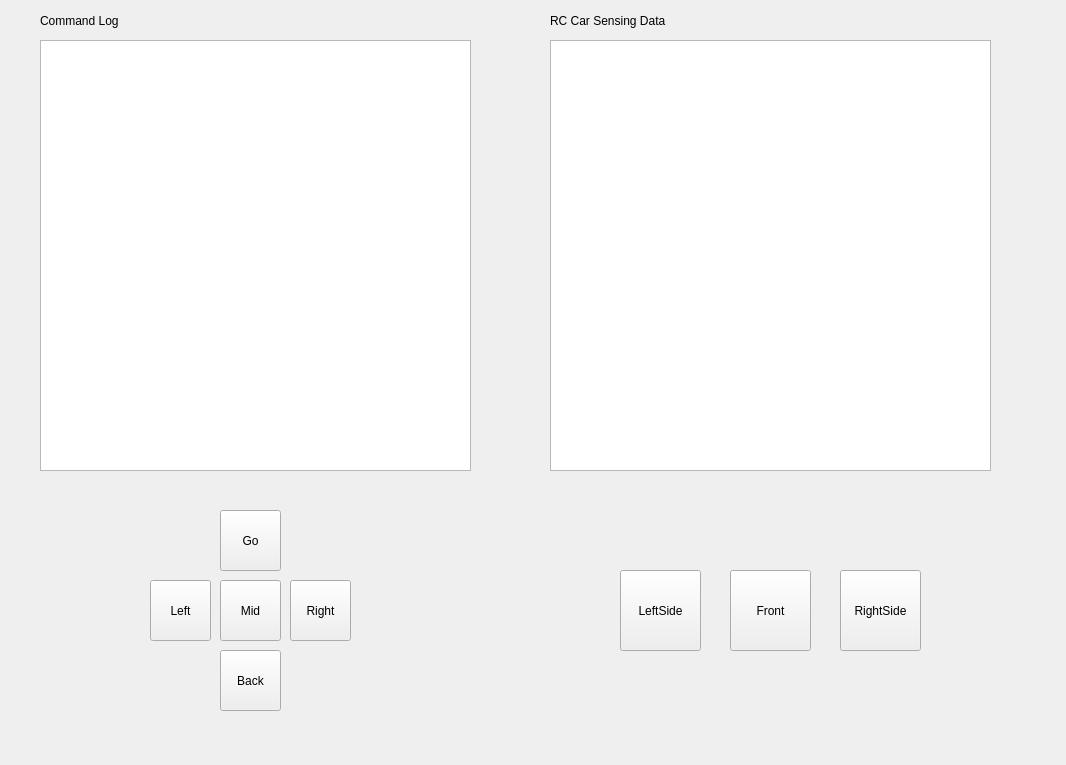
<?xml version="1.0" encoding="UTF-8"?>
<ui version="4.0">
 <class>MainWindow</class>
 <widget class="QMainWindow" name="MainWindow">
  <property name="geometry">
   <rect>
    <x>0</x>
    <y>0</y>
    <width>1066</width>
    <height>765</height>
   </rect>
  </property>
  <property name="windowTitle">
   <string>MainWindow</string>
  </property>
  <widget class="QWidget" name="centralwidget">
   <widget class="QPlainTextEdit" name="text">
    <property name="geometry">
     <rect>
      <x>40</x>
      <y>40</y>
      <width>431</width>
      <height>431</height>
     </rect>
    </property>
   </widget>
   <widget class="QPushButton" name="btn_go">
    <property name="geometry">
     <rect>
      <x>220</x>
      <y>510</y>
      <width>61</width>
      <height>61</height>
     </rect>
    </property>
    <property name="text">
     <string>Go</string>
    </property>
   </widget>
   <widget class="QPushButton" name="btn_mid">
    <property name="geometry">
     <rect>
      <x>220</x>
      <y>580</y>
      <width>61</width>
      <height>61</height>
     </rect>
    </property>
    <property name="text">
     <string>Mid</string>
    </property>
   </widget>
   <widget class="QPushButton" name="btn_left">
    <property name="geometry">
     <rect>
      <x>150</x>
      <y>580</y>
      <width>61</width>
      <height>61</height>
     </rect>
    </property>
    <property name="text">
     <string>Left</string>
    </property>
   </widget>
   <widget class="QPushButton" name="btn_right">
    <property name="geometry">
     <rect>
      <x>290</x>
      <y>580</y>
      <width>61</width>
      <height>61</height>
     </rect>
    </property>
    <property name="text">
     <string>Right</string>
    </property>
   </widget>
   <widget class="QPushButton" name="btn_back">
    <property name="geometry">
     <rect>
      <x>220</x>
      <y>650</y>
      <width>61</width>
      <height>61</height>
     </rect>
    </property>
    <property name="text">
     <string>Back</string>
    </property>
   </widget>
   <widget class="QLabel" name="label">
    <property name="geometry">
     <rect>
      <x>40</x>
      <y>10</y>
      <width>121</width>
      <height>22</height>
     </rect>
    </property>
    <property name="text">
     <string>Command Log</string>
    </property>
   </widget>
   <widget class="QPlainTextEdit" name="text2">
    <property name="geometry">
     <rect>
      <x>550</x>
      <y>40</y>
      <width>441</width>
      <height>431</height>
     </rect>
    </property>
   </widget>
   <widget class="QLabel" name="label_2">
    <property name="geometry">
     <rect>
      <x>550</x>
      <y>10</y>
      <width>251</width>
      <height>22</height>
     </rect>
    </property>
    <property name="text">
     <string>RC Car Sensing Data</string>
    </property>
   </widget>
   <widget class="QPushButton" name="pushButton">
    <property name="geometry">
     <rect>
      <x>620</x>
      <y>570</y>
      <width>81</width>
      <height>81</height>
     </rect>
    </property>
    <property name="text">
     <string>LeftSide</string>
    </property>
   </widget>
   <widget class="QPushButton" name="pushButton_2">
    <property name="geometry">
     <rect>
      <x>730</x>
      <y>570</y>
      <width>81</width>
      <height>81</height>
     </rect>
    </property>
    <property name="text">
     <string>Front</string>
    </property>
   </widget>
   <widget class="QPushButton" name="pushButton_3">
    <property name="geometry">
     <rect>
      <x>840</x>
      <y>570</y>
      <width>81</width>
      <height>81</height>
     </rect>
    </property>
    <property name="text">
     <string>RightSide</string>
    </property>
   </widget>
  </widget>
 </widget>
 <resources/>
 <connections>
  <connection>
   <sender>btn_go</sender>
   <signal>clicked()</signal>
   <receiver>MainWindow</receiver>
   <slot>clickedGo()</slot>
   <hints>
    <hint type="sourcelabel">
     <x>257</x>
     <y>535</y>
    </hint>
    <hint type="destinationlabel">
     <x>315</x>
     <y>373</y>
    </hint>
   </hints>
  </connection>
  <connection>
   <sender>btn_left</sender>
   <signal>clicked()</signal>
   <receiver>MainWindow</receiver>
   <slot>clickedLeft()</slot>
   <hints>
    <hint type="sourcelabel">
     <x>181</x>
     <y>609</y>
    </hint>
    <hint type="destinationlabel">
     <x>36</x>
     <y>461</y>
    </hint>
   </hints>
  </connection>
  <connection>
   <sender>btn_mid</sender>
   <signal>clicked()</signal>
   <receiver>MainWindow</receiver>
   <slot>clickedMid()</slot>
   <hints>
    <hint type="sourcelabel">
     <x>239</x>
     <y>597</y>
    </hint>
    <hint type="destinationlabel">
     <x>68</x>
     <y>397</y>
    </hint>
   </hints>
  </connection>
  <connection>
   <sender>btn_right</sender>
   <signal>clicked()</signal>
   <receiver>MainWindow</receiver>
   <slot>clickedRight()</slot>
   <hints>
    <hint type="sourcelabel">
     <x>330</x>
     <y>603</y>
    </hint>
    <hint type="destinationlabel">
     <x>344</x>
     <y>413</y>
    </hint>
   </hints>
  </connection>
  <connection>
   <sender>btn_back</sender>
   <signal>clicked()</signal>
   <receiver>MainWindow</receiver>
   <slot>clickedBack()</slot>
   <hints>
    <hint type="sourcelabel">
     <x>255</x>
     <y>671</y>
    </hint>
    <hint type="destinationlabel">
     <x>265</x>
     <y>543</y>
    </hint>
   </hints>
  </connection>
  <connection>
   <sender>pushButton</sender>
   <signal>pressed()</signal>
   <receiver>MainWindow</receiver>
   <slot>leftPress()</slot>
   <hints>
    <hint type="sourcelabel">
     <x>661</x>
     <y>584</y>
    </hint>
    <hint type="destinationlabel">
     <x>534</x>
     <y>537</y>
    </hint>
   </hints>
  </connection>
  <connection>
   <sender>pushButton</sender>
   <signal>released()</signal>
   <receiver>MainWindow</receiver>
   <slot>leftRelease()</slot>
   <hints>
    <hint type="sourcelabel">
     <x>634</x>
     <y>606</y>
    </hint>
    <hint type="destinationlabel">
     <x>506</x>
     <y>631</y>
    </hint>
   </hints>
  </connection>
  <connection>
   <sender>pushButton_2</sender>
   <signal>pressed()</signal>
   <receiver>MainWindow</receiver>
   <slot>frontPress()</slot>
   <hints>
    <hint type="sourcelabel">
     <x>757</x>
     <y>583</y>
    </hint>
    <hint type="destinationlabel">
     <x>704</x>
     <y>503</y>
    </hint>
   </hints>
  </connection>
  <connection>
   <sender>pushButton_2</sender>
   <signal>released()</signal>
   <receiver>MainWindow</receiver>
   <slot>frontRelease()</slot>
   <hints>
    <hint type="sourcelabel">
     <x>788</x>
     <y>626</y>
    </hint>
    <hint type="destinationlabel">
     <x>699</x>
     <y>694</y>
    </hint>
   </hints>
  </connection>
  <connection>
   <sender>pushButton_3</sender>
   <signal>pressed()</signal>
   <receiver>MainWindow</receiver>
   <slot>rightPress()</slot>
   <hints>
    <hint type="sourcelabel">
     <x>871</x>
     <y>596</y>
    </hint>
    <hint type="destinationlabel">
     <x>985</x>
     <y>521</y>
    </hint>
   </hints>
  </connection>
  <connection>
   <sender>pushButton_3</sender>
   <signal>released()</signal>
   <receiver>MainWindow</receiver>
   <slot>rightRelease()</slot>
   <hints>
    <hint type="sourcelabel">
     <x>889</x>
     <y>612</y>
    </hint>
    <hint type="destinationlabel">
     <x>970</x>
     <y>650</y>
    </hint>
   </hints>
  </connection>
 </connections>
 <slots>
  <slot>clickedGo()</slot>
  <slot>clickedMid()</slot>
  <slot>clickedLeft()</slot>
  <slot>clickedRight()</slot>
  <slot>clickedBack()</slot>
  <slot>leftPress()</slot>
  <slot>leftRelease()</slot>
  <slot>frontPress()</slot>
  <slot>frontRelease()</slot>
  <slot>rightPress()</slot>
  <slot>rightRelease()</slot>
 </slots>
</ui>
